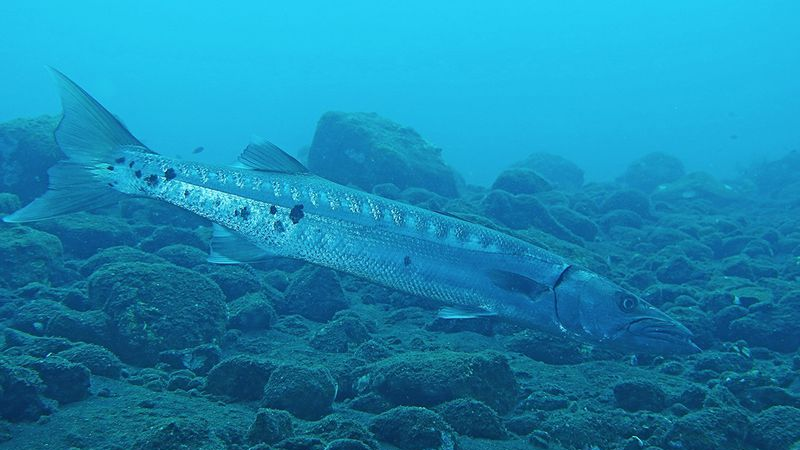
#> input picture data/raw/100_img_.png, 800 x 450 px
$ python -i evaluation.py   (imports and definitions only)   (older library calls are emulated)
#> lines starting #> are read from the running program, lines starting #| are printed output that depends on the picture
#> further down, picture is the input picture: shape (450, 800, 3); mean B, G, R 175.4, 134.8, 22.9
import cv2
import numpy as np
import os
import pandas as pd

# 增强水下图像的函数
def enhance_underwater_image(img):
    img = white_balance(img)
    img = dehaze(img)
    img = histogram_equalization(img)
    img = gamma_correction(img, 2.2)
    return img

# 白平衡调整
def white_balance(img):
    R, G, B = cv2.split(img.astype(np.float32))
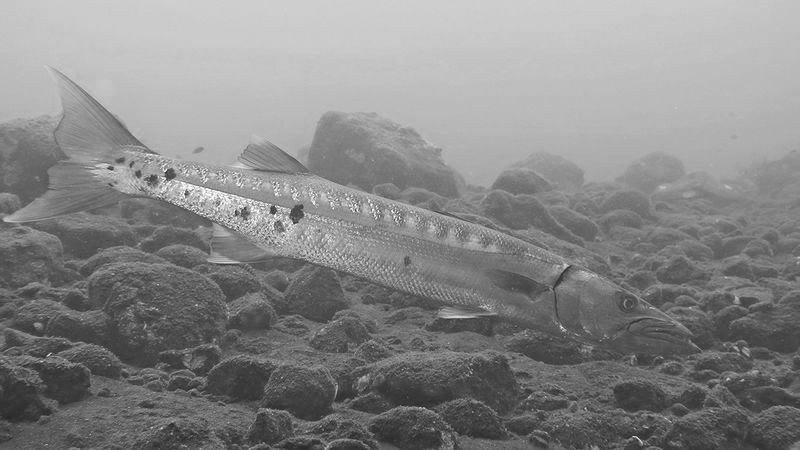
#> G: shape (450, 800) float32; min 33, max 255, mean 134.8
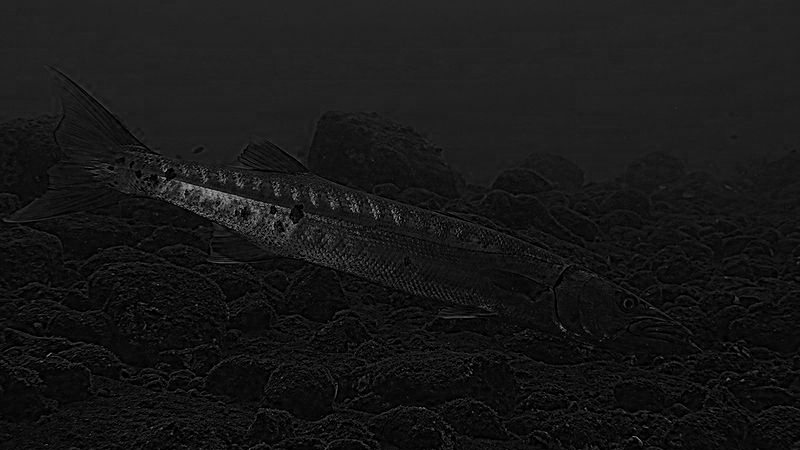
#> B: shape (450, 800) float32; min 0, max 173, mean 22.9
    meanR, meanG, meanB = np.mean(R), np.mean(G), np.mean(B)
#> meanR = 175.4; meanG = 134.8; meanB = 22.9
    total_mean = (meanR + meanG + meanB) / 3
#> total_mean = 111
    R, G, B = R * (total_mean / meanR), G * (total_mean / meanG), B * (total_mean / meanB)
    img = cv2.merge([R, G, B])
    return np.clip(img, 0, 255).astype(np.uint8)
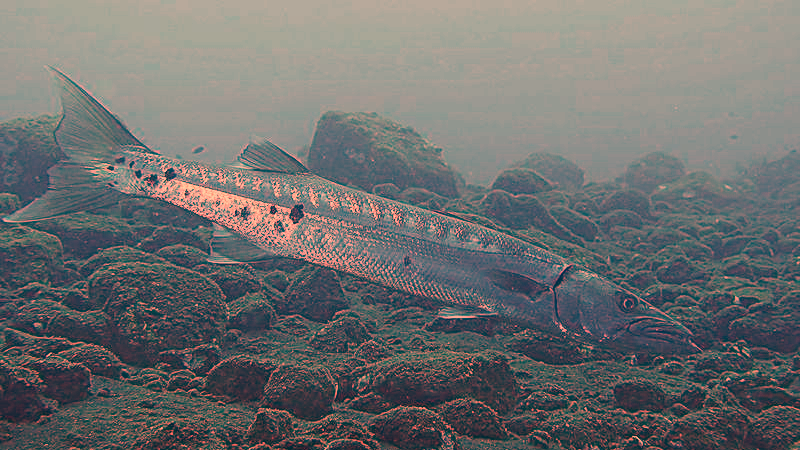
#> returned value: shape (450, 800, 3); mean of channels 0, 1, 2 110.5, 110.5, 108.9; drawn as B, G, R

# 去雾
def dehaze(img):
    dark_channel = dark_channel_prior(img)
    atmospheric_light = estimate_atmospheric_light(img, dark_channel)
    transmission = estimate_transmission(img, atmospheric_light)
    transmission = refine_transmission(transmission)
    img = recover_scene_radiance(img, atmospheric_light, transmission)
    return np.clip(img, 0, 255).astype(np.uint8)

# 暗通道先验
def dark_channel_prior(img, window_size=15):
#> called with window_size = 15
    dark_channel = np.min(img, axis=2)
    kernel = cv2.getStructuringElement(cv2.MORPH_RECT, (window_size, window_size))
    dark_channel = cv2.erode(dark_channel, kernel)
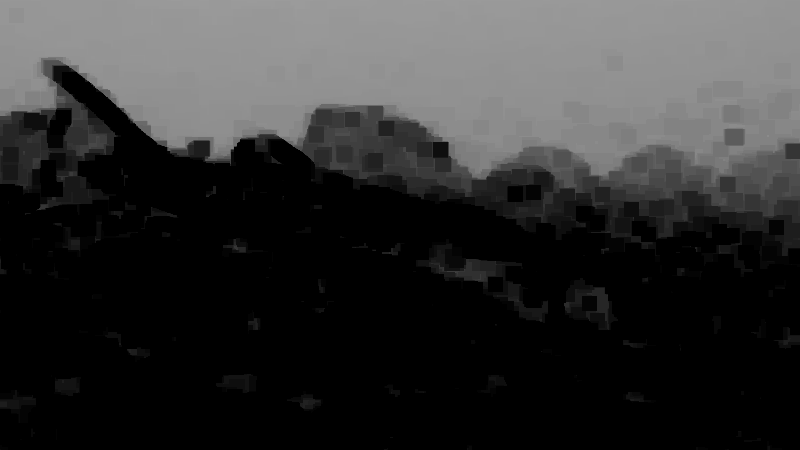
#> dark_channel: shape (450, 800); min 0, max 155, mean 50.2
    return dark_channel

# 估计大气光
def estimate_atmospheric_light(img, dark_channel):
    h, w = dark_channel.shape
#> h = 450; w = 800
    n_pixels = h * w
#> n_pixels = 360000
    n_brightest = max(n_pixels // 1000, 1)
#> n_brightest = 360
    brightest_pixels = np.argsort(dark_channel.ravel())[-n_brightest:]
#> brightest_pixels = 360 values, max 6704 at index 149, min 171 at index 147, mean 2037.2
#> in dehaze, `atmospheric_light = estimate_atmospheric_light(img, dark_channel)`: atmospheric_light = [155, 170, 184]
    return np.max(img.reshape(-1, 3)[brightest_pixels], axis=0)

# 估计透射率
def estimate_transmission(img, atmospheric_light, omega=0.95):
#> called with atmospheric_light = array of shape (3,), omega = 0.95
    img_normalized = img / atmospheric_light
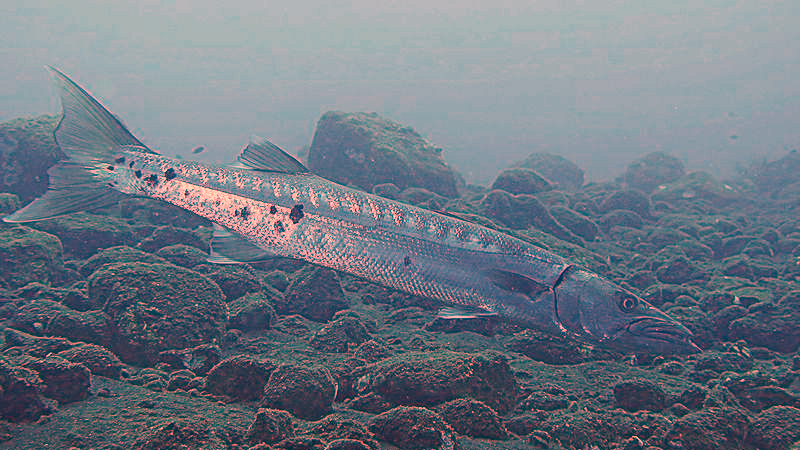
#> img_normalized: shape (450, 800, 3) float64; mean of channels 0, 1, 2 0.713, 0.65, 0.592; drawn with min black and max white
    transmission = 1 - omega * np.min(img_normalized, axis=2)
    return transmission

# 透射率细化
def refine_transmission(transmission):
    transmission = cv2.GaussianBlur(transmission, (15, 15), 1.5)
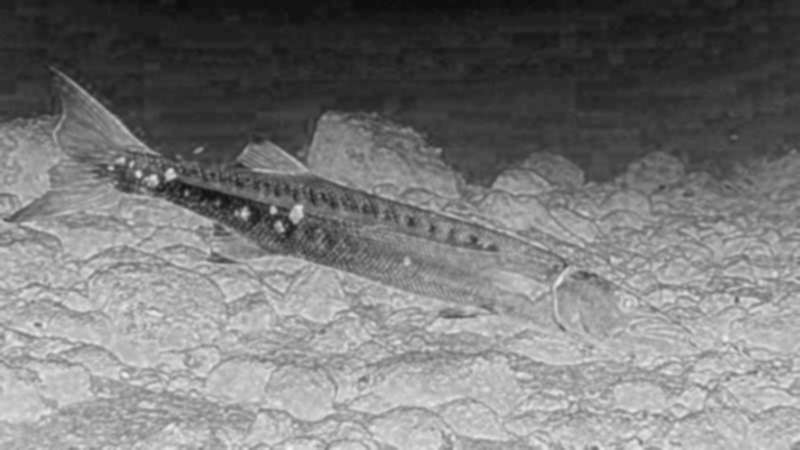
#> transmission: shape (450, 800) float64; min 0.0538, max 0.959, mean 0.475
    return transmission

# 恢复场景辐射
def recover_scene_radiance(img, atmospheric_light, transmission, t0=0.1):
#> called with atmospheric_light = array of shape (3,), t0 = 0.1
    transmission = np.maximum(transmission, t0)
    img = (img - atmospheric_light) / transmission[:, :, np.newaxis] + atmospheric_light
    return img

# 直方图均衡化
def histogram_equalization(img):
    img_yuv = cv2.cvtColor(img, cv2.COLOR_BGR2YUV)
#> img_yuv: shape (450, 800, 3); mean of channels 0, 1, 2 254.5, 127.7, 127.5
    img_yuv[:, :, 0] = cv2.equalizeHist(img_yuv[:, :, 0])
#> img_yuv: shape (450, 800, 3); mean of channels 0, 1, 2 247.5, 127.7, 127.5
    img = cv2.cvtColor(img_yuv, cv2.COLOR_YUV2BGR)
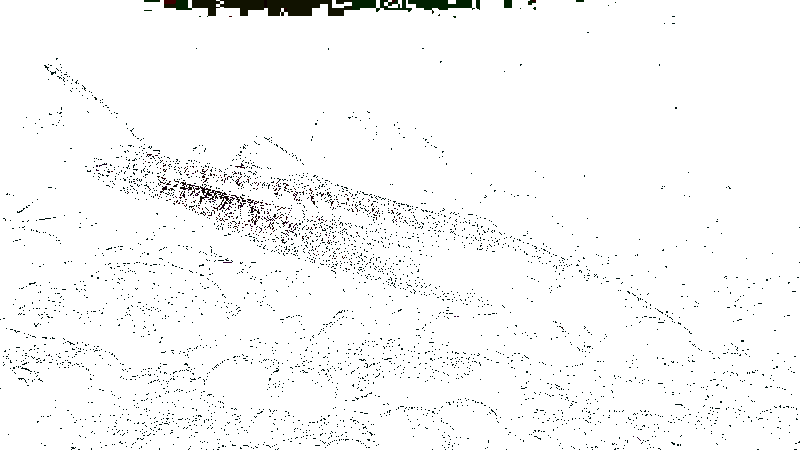
#> img: shape (450, 800, 3); mean B, G, R 247.7, 247.9, 247.6
    return img

# Gamma校正
def gamma_correction(img, gamma):
#> called with gamma = 2.2
    inv_gamma = 1.0 / gamma
    table = np.array([(i / 255.0) ** inv_gamma * 255 for i in range(256)]).astype(np.uint8)
    return cv2.LUT(img, table)

# 计算 PSNR
def calculate_psnr(original, enhanced):
    mse = np.mean((original - enhanced) ** 2)
    max_val = 255
    psnr = 10 * np.log10((max_val ** 2) / mse)
    return psnr

# 计算 UCIQE
def calculate_uciqe(img):
    img = img.astype(np.float32) / 255.0
    c1, c2, c3 = 0.4680, 0.2745, 0.2576
    chroma = np.sqrt(np.sum((img - np.mean(img, axis=(0, 1))) ** 2, axis=2))
    uc = np.mean(chroma)
    sc = np.std(chroma)
    l = np.mean(img[:, :, 0])
    conl = np.max(img[:, :, 0]) - np.min(img[:, :, 0])
    us = np.mean(chroma / (img[:, :, 0] + 1e-6))
    return c1 * sc + c2 * conl + c3 * us

# 计算 UIQM
def calculate_uiqm(img):
    img = img.astype(np.float32) / 255.0
    c1, c2, c3 = 0.0282, 0.2953, 3.5753
    uicm = np.std(img[:, :, 0] - img[:, :, 1])
    uism = np.mean(cv2.Sobel(img, cv2.CV_64F, 1, 1))
    uiconm = np.mean(img)
    return c1 * uicm + c2 * uism + c3 * uiconm

>>> import cv2
>>> picture = cv2.imread('../../data/raw/100_img_.png')
>>> result = enhance_underwater_image(picture)

$ run again, on data/raw/139_img_.png
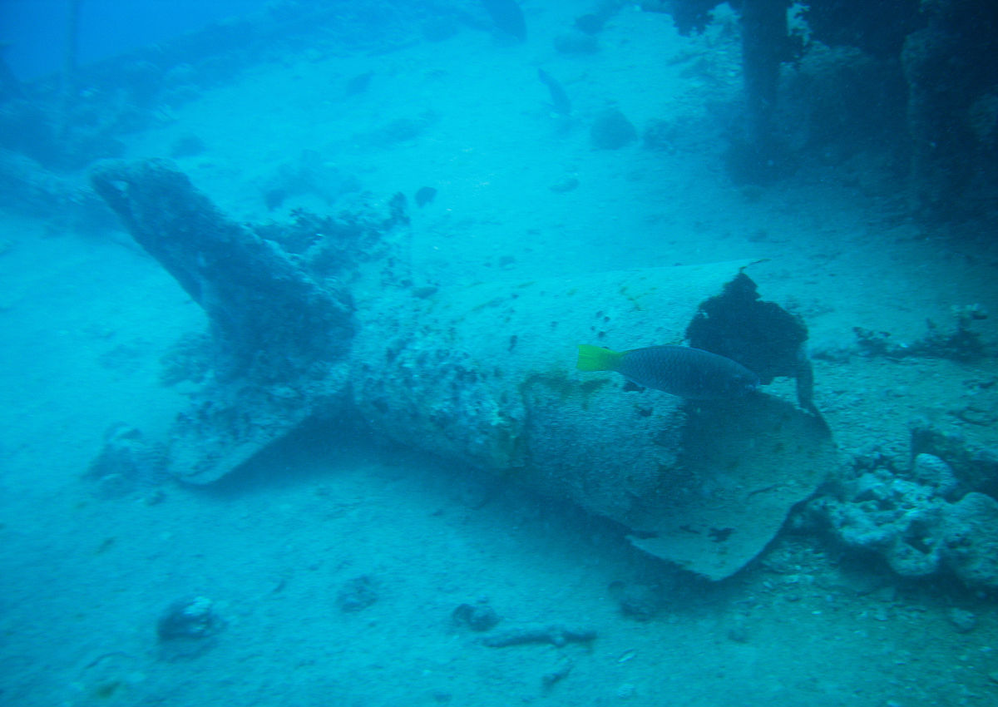
#> input picture data/raw/139_img_.png, 998 x 707 px, shrunk from 1200 x 850 before the run
#> picture is the input picture: shape (707, 998, 3); mean B, G, R 178.2, 141, 1.6
#> meanR = 178.2; meanG = 141; meanB = 1.61
#> total_mean = 107
#> in dark_channel_prior, `dark_channel = np.min(img, axis=2)`:
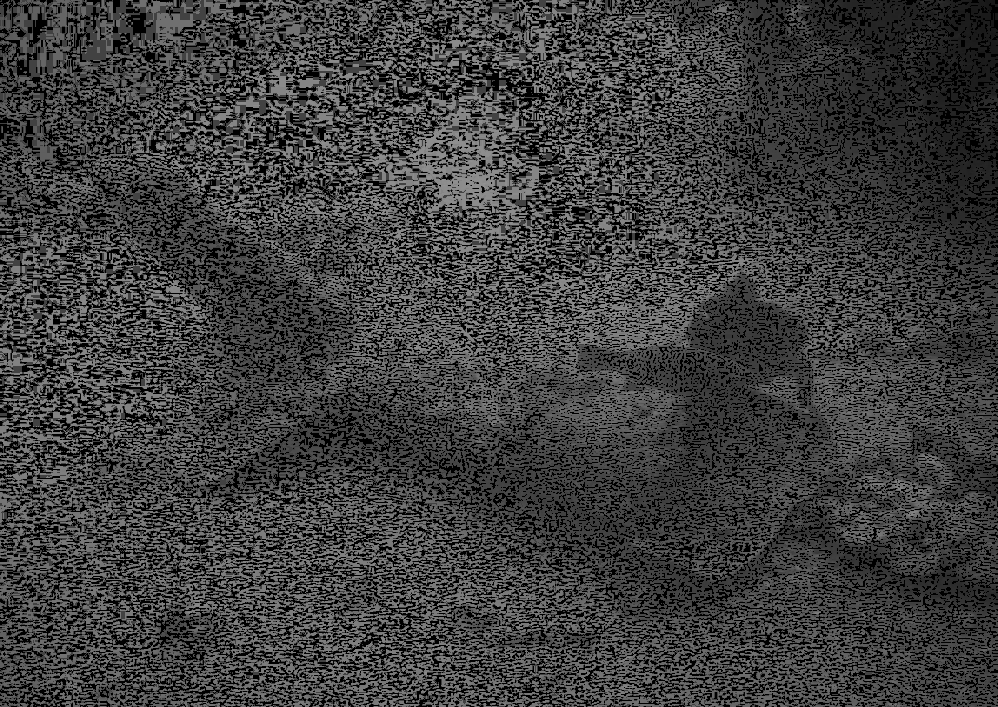
#> dark_channel: shape (707, 998); min 0, max 149, mean 61.1
#> brightest_pixels = 705 values, max 705585 at index 531, min 13132 at index 703, mean 234292.6
#> atmospheric_light = [142, 156, 255]
#> in dehaze, `return np.clip(img, 0, 255).astype(np.uint8)`:
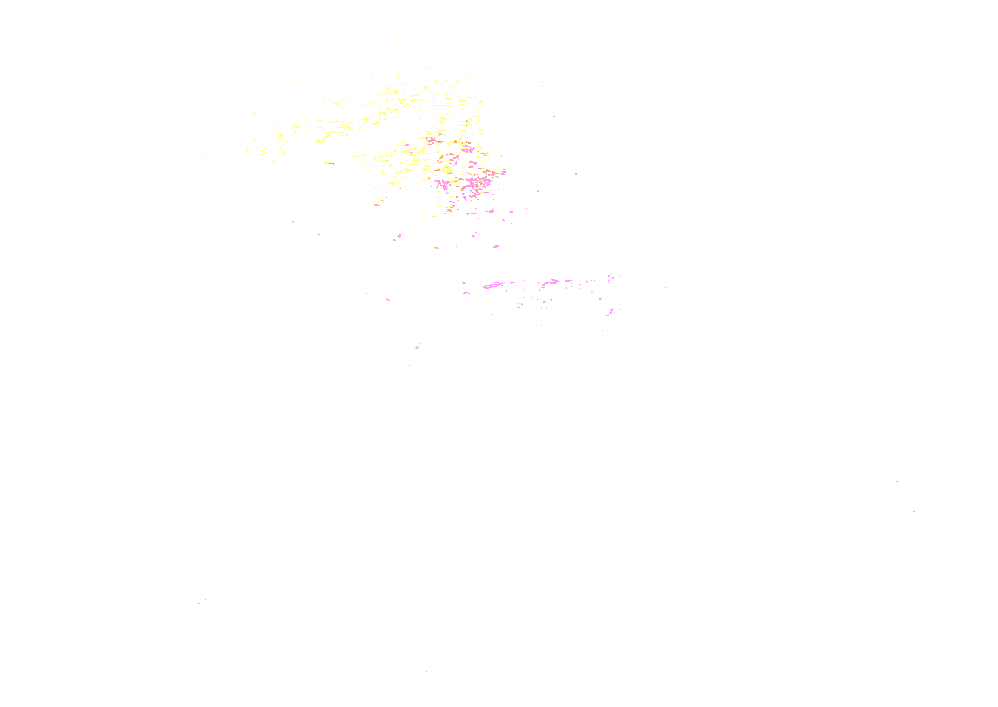
#> returned value: shape (707, 998, 3); mean of channels 0, 1, 2 254.7, 254.9, 255; drawn as B, G, R

$ run again, on data/raw/141_img_.png
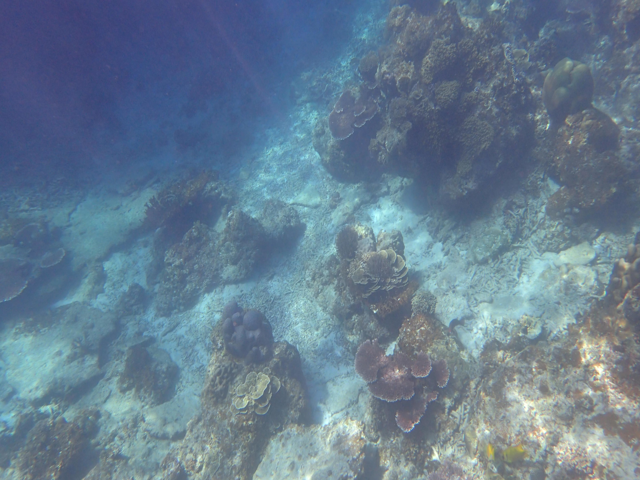
#> input picture data/raw/141_img_.png, 640 x 480 px
#> picture is the input picture: shape (480, 640, 3); mean B, G, R 144.3, 124.6, 101.9
#> meanR = 144.3; meanG = 124.6; meanB = 101.9
#> total_mean = 123.6
#> in dark_channel_prior, `dark_channel = cv2.erode(dark_channel, kernel)`:
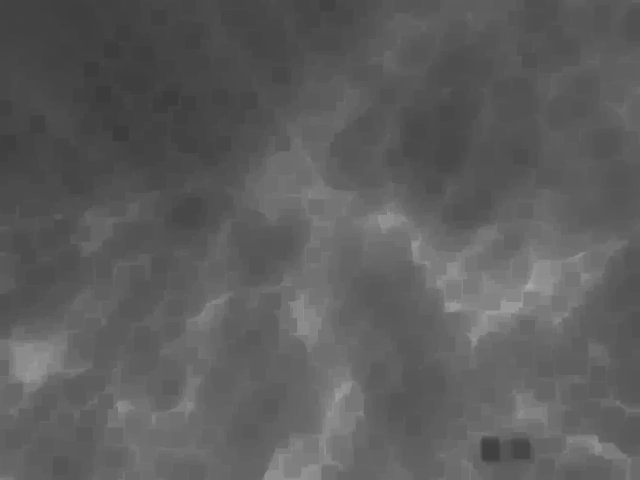
#> dark_channel: shape (480, 640); min 60, max 167, mean 93.5
#> brightest_pixels = 307 values, max 256337 at index 230, min 177172 at index 159, mean 197739.7
#> atmospheric_light = [202, 244, 248]
#> in histogram_equalization, `img = cv2.cvtColor(img_yuv, cv2.COLOR_YUV2BGR)`:
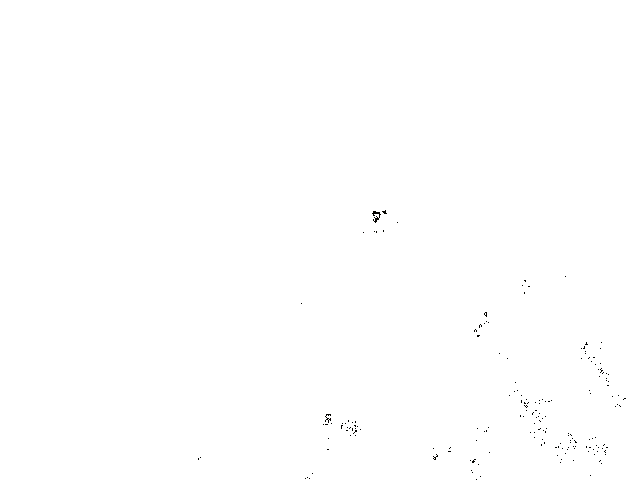
#> img: shape (480, 640, 3); mean B, G, R 254.7, 254.7, 254.7
